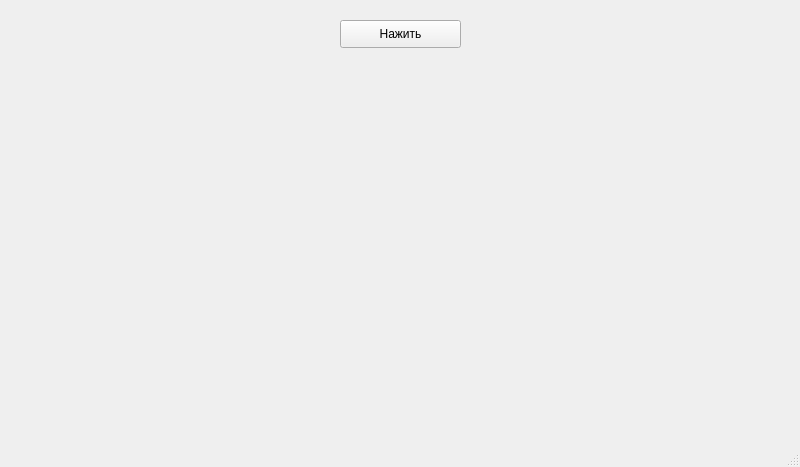
<?xml version="1.0" encoding="UTF-8"?>
<ui version="4.0">
 <class>MainWindow</class>
 <widget class="QMainWindow" name="MainWindow">
  <property name="geometry">
   <rect>
    <x>0</x>
    <y>0</y>
    <width>800</width>
    <height>467</height>
   </rect>
  </property>
  <property name="windowTitle">
   <string>MainWindow</string>
  </property>
  <widget class="QWidget" name="centralwidget">
   <widget class="QPushButton" name="pushButton">
    <property name="geometry">
     <rect>
      <x>340</x>
      <y>20</y>
      <width>121</width>
      <height>28</height>
     </rect>
    </property>
    <property name="text">
     <string>Нажить</string>
    </property>
   </widget>
  </widget>
  <widget class="QMenuBar" name="menubar">
   <property name="geometry">
    <rect>
     <x>0</x>
     <y>0</y>
     <width>800</width>
     <height>26</height>
    </rect>
   </property>
  </widget>
  <widget class="QStatusBar" name="statusbar"/>
 </widget>
 <resources/>
 <connections/>
</ui>
